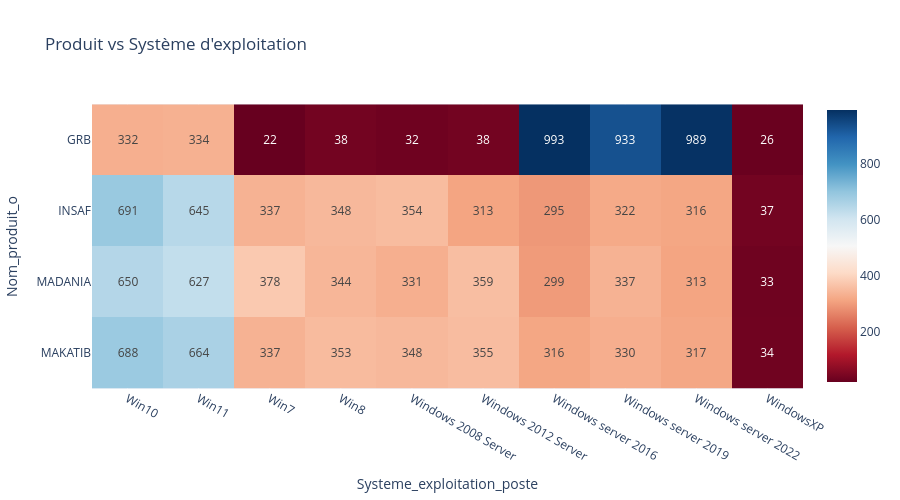

Notebook code cell kept with this figure:
### Code cell
import plotly.express as px
pivot_os = pd.crosstab(df["Nom_produit_o"], df["Systeme_exploitation_poste"])

fig = px.imshow(
    pivot_os,
    text_auto=True,
    color_continuous_scale="RdBu",
    title="Produit vs Système d'exploitation"
)

fig.update_layout(height=500)
fig.show()

### Figure 1 — Plotly figure (JSON) as saved in the notebook; plotly's stock layout.template omitted (floating-point values rounded to 4 significant figures)
{"data": [{"coloraxis": "coloraxis", "hovertemplate": "Systeme_exploitation_poste: %{x}<br>Nom_produit_o: %{y}<br>color: %{z}<extra></extra>", "name": "0", "texttemplate": "%{z}", "type": "heatmap", "x": ["Win10", "Win11", "Win7", "Win8", "Windows 2008 Server", "Windows 2012 Server", "Windows server 2016", "Windows server 2019", "Windows server 2022", "WindowsXP"], "xaxis": "x", "y": ["GRB", "INSAF", "MADANIA", "MAKATIB"], "yaxis": "y", "z": [[332, 334, 22, 38, 32, 38, 993, 933, 989, 26], [691, 645, 337, 348, 354, 313, 295, 322, 316, 37], [650, 627, 378, 344, 331, 359, 299, 337, 313, 33], [688, 664, 337, 353, 348, 355, 316, 330, 317, 34]]}], "layout": {"coloraxis": {"colorscale": [[0, "rgb(103,0,31)"], [0.1, "rgb(178,24,43)"], [0.2, "rgb(214,96,77)"], [0.3, "rgb(244,165,130)"], [0.4, "rgb(253,219,199)"], [0.5, "rgb(247,247,247)"], [0.6, "rgb(209,229,240)"], [0.7, "rgb(146,197,222)"], [0.8, "rgb(67,147,195)"], [0.9, "rgb(33,102,172)"], [1, "rgb(5,48,97)"]]}, "height": 500, "title": {"text": "Produit vs Système d'exploitation"}, "xaxis": {"anchor": "y", "constrain": "domain", "domain": [0, 1], "scaleanchor": "y", "title": {"text": "Systeme_exploitation_poste"}}, "yaxis": {"anchor": "x", "autorange": "reversed", "constrain": "domain", "domain": [0, 1], "title": {"text": "Nom_produit_o"}}}}
